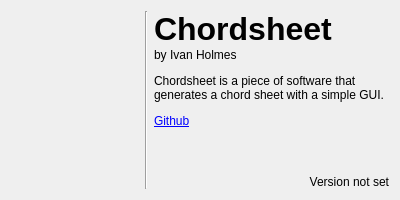
<?xml version="1.0" encoding="UTF-8"?>
<ui version="4.0">
 <class>Dialog</class>
 <widget class="QDialog" name="Dialog">
  <property name="enabled">
   <bool>true</bool>
  </property>
  <property name="geometry">
   <rect>
    <x>0</x>
    <y>0</y>
    <width>400</width>
    <height>200</height>
   </rect>
  </property>
  <property name="sizePolicy">
   <sizepolicy hsizetype="Fixed" vsizetype="Fixed">
    <horstretch>0</horstretch>
    <verstretch>0</verstretch>
   </sizepolicy>
  </property>
  <property name="minimumSize">
   <size>
    <width>400</width>
    <height>200</height>
   </size>
  </property>
  <property name="windowTitle">
   <string>About Chordsheet</string>
  </property>
  <layout class="QHBoxLayout" name="horizontalLayout">
   <item>
    <layout class="QVBoxLayout" name="leftPane">
     <item>
      <widget class="QLabel" name="iconLabel">
       <property name="sizePolicy">
        <sizepolicy hsizetype="Fixed" vsizetype="Fixed">
         <horstretch>0</horstretch>
         <verstretch>0</verstretch>
        </sizepolicy>
       </property>
       <property name="minimumSize">
        <size>
         <width>128</width>
         <height>128</height>
        </size>
       </property>
       <property name="text">
        <string/>
       </property>
       <property name="scaledContents">
        <bool>true</bool>
       </property>
       <property name="alignment">
        <set>Qt::AlignLeading|Qt::AlignLeft|Qt::AlignTop</set>
       </property>
      </widget>
     </item>
     <item>
      <spacer name="verticalSpacer">
       <property name="orientation">
        <enum>Qt::Vertical</enum>
       </property>
       <property name="sizeHint" stdset="0">
        <size>
         <width>20</width>
         <height>40</height>
        </size>
       </property>
      </spacer>
     </item>
    </layout>
   </item>
   <item>
    <widget class="Line" name="line">
     <property name="orientation">
      <enum>Qt::Vertical</enum>
     </property>
    </widget>
   </item>
   <item>
    <layout class="QVBoxLayout" name="rightPane">
     <item>
      <widget class="QLabel" name="label">
       <property name="sizePolicy">
        <sizepolicy hsizetype="MinimumExpanding" vsizetype="MinimumExpanding">
         <horstretch>0</horstretch>
         <verstretch>0</verstretch>
        </sizepolicy>
       </property>
       <property name="text">
        <string>&lt;html&gt;&lt;head/&gt;&lt;body&gt;&lt;p&gt;&lt;span style=&quot; font-size:24pt; font-weight:600;&quot;&gt;Chordsheet&lt;/span&gt;&lt;br/&gt;by Ivan Holmes&lt;/p&gt;&lt;p&gt;Chordsheet is a piece of software that generates a chord sheet with a simple GUI. &lt;/p&gt;&lt;p&gt;&lt;a href=&quot;https://github.com/ivanholmes/chordsheet&quot;&gt;&lt;span style=&quot; text-decoration: underline; color:#0000ff;&quot;&gt;Github&lt;/span&gt;&lt;/a&gt;&lt;/p&gt;&lt;/body&gt;&lt;/html&gt;</string>
       </property>
       <property name="alignment">
        <set>Qt::AlignLeading|Qt::AlignLeft|Qt::AlignTop</set>
       </property>
       <property name="wordWrap">
        <bool>true</bool>
       </property>
      </widget>
     </item>
     <item>
      <widget class="QLabel" name="versionLabel">
       <property name="sizePolicy">
        <sizepolicy hsizetype="MinimumExpanding" vsizetype="Minimum">
         <horstretch>0</horstretch>
         <verstretch>0</verstretch>
        </sizepolicy>
       </property>
       <property name="text">
        <string>Version not set</string>
       </property>
       <property name="alignment">
        <set>Qt::AlignBottom|Qt::AlignRight|Qt::AlignTrailing</set>
       </property>
      </widget>
     </item>
    </layout>
   </item>
  </layout>
 </widget>
 <resources/>
 <connections/>
</ui>
